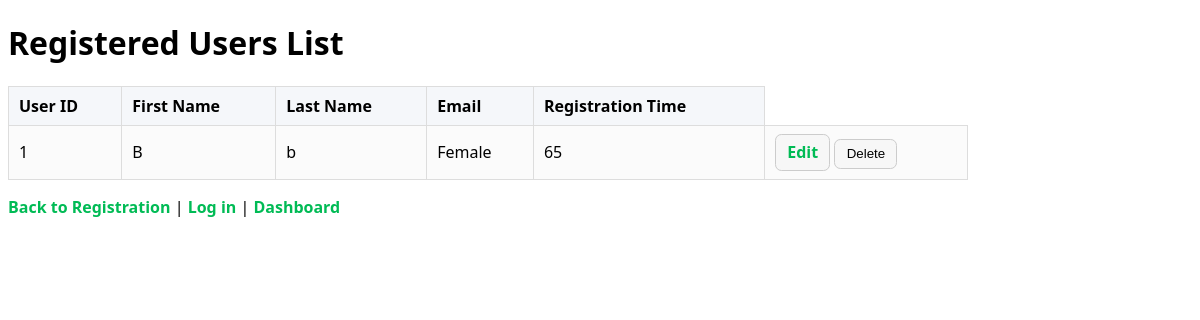
/users, run on an earlier commit of the app's database.
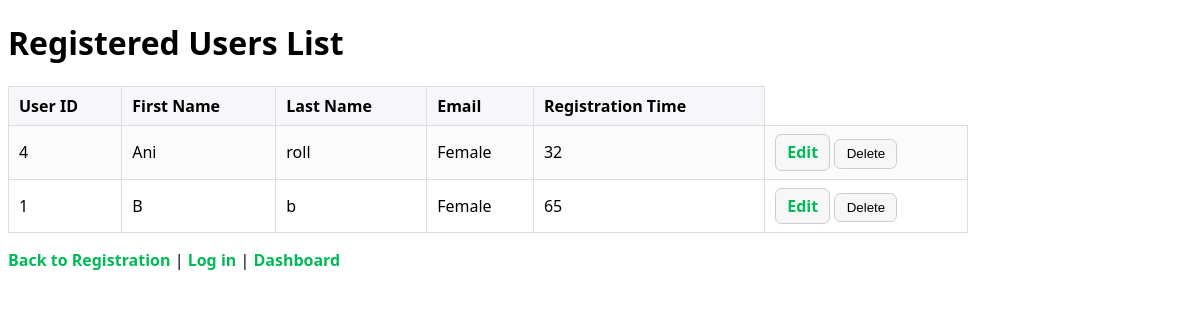
And on a later commit of the database.
### tables this page shows
CREATE TABLE users (
                   id INTEGER PRIMARY KEY AUTOINCREMENT,
                   first_name TEXT NOT NULL,
                   last_name TEXT NOT NULL,
                   gender Text,
                   age INTEGER,
                   work_type Text,
                   residence_type TEXT,
                   ever_married TEXT,
                   email TEXT NOT NULL,
                   password TEXT NOT NULL,
                   role TEXT DEFAULT 'user', 
                   hypertension INTEGER,
                   heart_disease INTEGER,
                   avg_glucose_level REAL,
                   bmi REAL,
                   smoking_status TEXT,
                   stroke INTEGER,
                   created_at TIMESTAMP DEFAULT CURRENT_TIMESTAMP
                   );

### app.py (the view)
@app.route("/users")
def users():
    conn = sqlite3.connect(DB_PATH)
    cursor = conn.cursor()
    cursor.execute("""
                   SELECT id, first_name, last_name, gender, age, work_type, residence_type, ever_married, email, hypertension, heart_disease, avg_glucose_level, bmi, smoking_status, stroke,created_at
                   FROM users ORDER BY created_at DESC""")#FROM users ORDER BY created_at DESC""")
    rows = cursor.fetchall()
    conn.close()
    return render_template("users.html", users=rows)

### templates/users.html (shortened to what this page needs)
<!DOCTYPE html>
<html lang="en">
<head>
</head>
<body>
    <h1>Registered Users List</h1>
    <table>
        <tr>
            <th>User ID</th>
            <th>First Name</th>
            <th>Last Name</th>
            <th>Email</th>
            <th>Registration Time</th>
        </tr>
        {% for user in users %}
            <tr>
                <td>{{ user[0] }}</td>
                <td>{{ user[1] }}</td>
                <td>{{ user[2] }}</td>
                <td>{{ user[3] }}</td>
                <td>{{ user[4] }}</td>
                <td>
                    <a class="btn" href="{{ url_for('edit_user', user_id = user[0]) }}">Edit</a>
                    <form method="POST" action="{{ url_for('delete_user', user_id= user[0])}}" onsubmit="return confirm ('Delete this user?');">
                        <button type="submit">Delete</button>
                    </form>
                </td>
            </tr>
        {% endfor %}
    </table>
    <p>
        <a href="{{ url_for('register') }}">Back to Registration </a> |
        <a href="{{ url_for('login')}}">Log in</a> |
        <a href="{{ url_for('dashboard')}}">Dashboard</a>
    </p>
</body>
</html>

### templates/users.html (style rules this page uses)
body { font-family: system-ui, -apple-system, BlinkMacSystemFont, 'Segoe UI', Roboto, Oxygen, Ubuntu, Cantarell, 'Open Sans', 'Helvetica Neue', sans-serif; }
table { border-collapse: collapse; width: 100%; max-width: 960px; }
th, td { border: 1px solid #ddd; padding: 8px 10px; }
tr:nth-child(even) { background-color: #fbfbfb; }
th { background: #f5f7fa; text-align: left; }
button, .btn { padding: .4rem .7rem; border: 1px solid #ccc; border-radius: .4rem; cursor: pointer; background: #f7f7f7; text-decoration: none; }
.btn { display: inline-block; }

What changed in the data, as far as the page shows it:
added users: id "4", first_name "Ani", last_name "roll", gender "Female", age "32"
